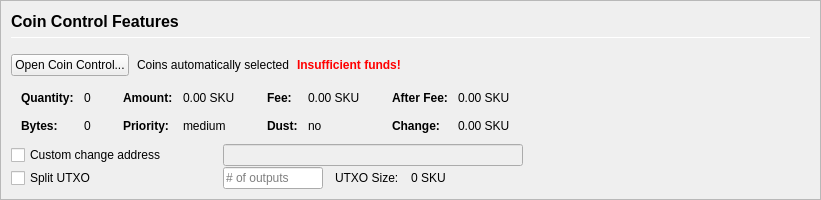
         <widget class="QFrame" name="frameCoinControl">
          <property name="sizePolicy">
           <sizepolicy hsizetype="Expanding" vsizetype="Expanding">
            <horstretch>0</horstretch>
            <verstretch>0</verstretch>
           </sizepolicy>
          </property>
          <property name="maximumSize">
           <size>
            <width>16777215</width>
            <height>16777215</height>
           </size>
          </property>
          <property name="frameShape">
           <enum>QFrame::StyledPanel</enum>
          </property>
          <property name="frameShadow">
           <enum>QFrame::Sunken</enum>
          </property>
          <layout class="QVBoxLayout" name="verticalLayoutCoinControl2">
           <property name="spacing">
            <number>0</number>
           </property>
           <property name="leftMargin">
            <number>0</number>
           </property>
           <property name="topMargin">
            <number>0</number>
           </property>
           <property name="rightMargin">
            <number>0</number>
           </property>
           <property name="bottomMargin">
            <number>0</number>
           </property>
           <item>
            <widget class="QFrame" name="frameCoinControl_BG">
             <layout class="QVBoxLayout" name="verticalLayoutCoinControl" stretch="0,0,0,0,0,0">
              <property name="spacing">
               <number>1</number>
              </property>
              <property name="leftMargin">
               <number>10</number>
              </property>
              <property name="topMargin">
               <number>10</number>
              </property>
              <item>
               <layout class="QHBoxLayout" name="horizontalLayoutCoinControl1">
                <property name="bottomMargin">
                 <number>15</number>
                </property>
                <item>
                 <layout class="QVBoxLayout" name="verticalLayout_3">
                  <property name="spacing">
                   <number>6</number>
                  </property>
                  <item>
                   <widget class="QLabel" name="labelCoinControlFeatures">
                    <property name="sizePolicy">
                     <sizepolicy hsizetype="Preferred" vsizetype="Maximum">
                      <horstretch>0</horstretch>
                      <verstretch>0</verstretch>
                     </sizepolicy>
                    </property>
                    <property name="minimumSize">
                     <size>
                      <width>0</width>
                      <height>20</height>
                     </size>
                    </property>
                    <property name="font">
                     <font>
                      <pointsize>12</pointsize>
                      <weight>75</weight>
                      <bold>true</bold>
                     </font>
                    </property>
                    <property name="styleSheet">
                     <string notr="true">font-weight:bold;</string>
                    </property>
                    <property name="text">
                     <string>Coin Control Features</string>
                    </property>
                   </widget>
                  </item>
                  <item>
                   <widget class="Line" name="line">
                    <property name="minimumSize">
                     <size>
                      <width>0</width>
                      <height>1</height>
                     </size>
                    </property>
                    <property name="maximumSize">
                     <size>
                      <width>16777215</width>
                      <height>1</height>
                     </size>
                    </property>
                    <property name="orientation">
                     <enum>Qt::Horizontal</enum>
                    </property>
                   </widget>
                  </item>
                 </layout>
                </item>
               </layout>
              </item>
              <item>
               <layout class="QHBoxLayout" name="horizontalLayoutCoinControl2" stretch="0,0,0,0">
                <property name="spacing">
                 <number>8</number>
                </property>
                <property name="bottomMargin">
                 <number>10</number>
                </property>
                <item>
                 <widget class="QPushButton" name="pushButtonCoinControl">
                  <property name="styleSheet">
                   <string notr="true"/>
                  </property>
                  <property name="text">
                   <string>Open Coin Control...</string>
                  </property>
                  <property name="autoDefault">
                   <bool>false</bool>
                  </property>
                 </widget>
                </item>
                <item>
                 <widget class="QLabel" name="labelCoinControlAutomaticallySelected">
                  <property name="text">
                   <string>Coins automatically selected</string>
                  </property>
                  <property name="margin">
                   <number>5</number>
                  </property>
                 </widget>
                </item>
                <item>
                 <widget class="QLabel" name="labelCoinControlInsuffFunds">
                  <property name="font">
                   <font>
                    <weight>75</weight>
                    <bold>true</bold>
                   </font>
                  </property>
                  <property name="styleSheet">
                   <string notr="true">color:red;font-weight:bold;</string>
                  </property>
                  <property name="text">
                   <string>Insufficient funds!</string>
                  </property>
                  <property name="margin">
                   <number>5</number>
                  </property>
                 </widget>
                </item>
                <item>
                 <spacer name="horizontalSpacerCoinControl">
                  <property name="orientation">
                   <enum>Qt::Horizontal</enum>
                  </property>
                  <property name="sizeHint" stdset="0">
                   <size>
                    <width>40</width>
                    <height>1</height>
                   </size>
                  </property>
                 </spacer>
                </item>
               </layout>
              </item>
              <item>
               <widget class="QWidget" name="widgetCoinControl" native="true">
                <property name="sizePolicy">
                 <sizepolicy hsizetype="Preferred" vsizetype="Preferred">
                  <horstretch>0</horstretch>
                  <verstretch>0</verstretch>
                 </sizepolicy>
                </property>
                <property name="minimumSize">
                 <size>
                  <width>0</width>
                  <height>0</height>
                 </size>
                </property>
                <property name="styleSheet">
                 <string notr="true"/>
                </property>
                <layout class="QHBoxLayout" name="horizontalLayoutCoinControl5">
                 <property name="leftMargin">
                  <number>0</number>
                 </property>
                 <property name="topMargin">
                  <number>0</number>
                 </property>
                 <property name="rightMargin">
                  <number>0</number>
                 </property>
                 <property name="bottomMargin">
                  <number>0</number>
                 </property>
                 <item>
                  <layout class="QHBoxLayout" name="horizontalLayoutCoinControl3" stretch="0,0,0,1">
                   <property name="spacing">
                    <number>20</number>
                   </property>
                   <property name="topMargin">
                    <number>0</number>
                   </property>
                   <property name="bottomMargin">
                    <number>10</number>
                   </property>
                   <item>
                    <layout class="QFormLayout" name="formLayoutCoinControl1">
                     <property name="horizontalSpacing">
                      <number>10</number>
                     </property>
                     <property name="verticalSpacing">
                      <number>14</number>
                     </property>
                     <property name="leftMargin">
                      <number>10</number>
                     </property>
                     <property name="topMargin">
                      <number>4</number>
                     </property>
                     <property name="rightMargin">
                      <number>6</number>
                     </property>
                     <item row="0" column="0">
                      <widget class="QLabel" name="labelCoinControlQuantityText">
                       <property name="font">
                        <font>
                         <weight>75</weight>
                         <bold>true</bold>
                        </font>
                       </property>
                       <property name="text">
                        <string>Quantity:</string>
                       </property>
                       <property name="margin">
                        <number>0</number>
                       </property>
                      </widget>
                     </item>
                     <item row="0" column="1">
                      <widget class="QLabel" name="labelCoinControlQuantity">
                       <property name="cursor">
                        <cursorShape>IBeamCursor</cursorShape>
                       </property>
                       <property name="contextMenuPolicy">
                        <enum>Qt::ActionsContextMenu</enum>
                       </property>
                       <property name="text">
                        <string notr="true">0</string>
                       </property>
                       <property name="margin">
                        <number>0</number>
                       </property>
                       <property name="textInteractionFlags">
                        <set>Qt::LinksAccessibleByMouse|Qt::TextSelectableByKeyboard|Qt::TextSelectableByMouse</set>
                       </property>
                      </widget>
                     </item>
                     <item row="1" column="0">
                      <widget class="QLabel" name="labelCoinControlBytesText">
                       <property name="font">
                        <font>
                         <weight>75</weight>
                         <bold>true</bold>
                        </font>
                       </property>
                       <property name="text">
                        <string>Bytes:</string>
                       </property>
                      </widget>
                     </item>
                     <item row="1" column="1">
                      <widget class="QLabel" name="labelCoinControlBytes">
                       <property name="cursor">
                        <cursorShape>IBeamCursor</cursorShape>
                       </property>
                       <property name="contextMenuPolicy">
                        <enum>Qt::ActionsContextMenu</enum>
                       </property>
                       <property name="text">
                        <string notr="true">0</string>
                       </property>
                       <property name="textInteractionFlags">
                        <set>Qt::LinksAccessibleByMouse|Qt::TextSelectableByKeyboard|Qt::TextSelectableByMouse</set>
                       </property>
                      </widget>
                     </item>
                    </layout>
                   </item>
                   <item>
                    <layout class="QFormLayout" name="formLayoutCoinControl2">
                     <property name="horizontalSpacing">
                      <number>10</number>
                     </property>
                     <property name="verticalSpacing">
                      <number>14</number>
                     </property>
                     <property name="leftMargin">
                      <number>6</number>
                     </property>
                     <property name="topMargin">
                      <number>4</number>
                     </property>
                     <property name="rightMargin">
                      <number>6</number>
                     </property>
                     <item row="0" column="0">
                      <widget class="QLabel" name="labelCoinControlAmountText">
                       <property name="font">
                        <font>
                         <weight>75</weight>
                         <bold>true</bold>
                        </font>
                       </property>
                       <property name="text">
                        <string>Amount:</string>
                       </property>
                       <property name="margin">
                        <number>0</number>
                       </property>
                      </widget>
                     </item>
                     <item row="0" column="1">
                      <widget class="QLabel" name="labelCoinControlAmount">
                       <property name="cursor">
                        <cursorShape>IBeamCursor</cursorShape>
                       </property>
                       <property name="contextMenuPolicy">
                        <enum>Qt::ActionsContextMenu</enum>
                       </property>
                       <property name="text">
                        <string notr="true">0.00 SKU</string>
                       </property>
                       <property name="textInteractionFlags">
                        <set>Qt::LinksAccessibleByMouse|Qt::TextSelectableByKeyboard|Qt::TextSelectableByMouse</set>
                       </property>
                      </widget>
                     </item>
                     <item row="1" column="0">
                      <widget class="QLabel" name="labelCoinControlPriorityText">
                       <property name="font">
                        <font>
                         <weight>75</weight>
                         <bold>true</bold>
                        </font>
                       </property>
                       <property name="text">
                        <string>Priority:</string>
                       </property>
                      </widget>
                     </item>
                     <item row="1" column="1">
                      <widget class="QLabel" name="labelCoinControlPriority">
                       <property name="cursor">
                        <cursorShape>IBeamCursor</cursorShape>
                       </property>
                       <property name="contextMenuPolicy">
                        <enum>Qt::ActionsContextMenu</enum>
                       </property>
                       <property name="text">
                        <string>medium</string>
                       </property>
                       <property name="textInteractionFlags">
                        <set>Qt::LinksAccessibleByMouse|Qt::TextSelectableByKeyboard|Qt::TextSelectableByMouse</set>
                       </property>
                      </widget>
                     </item>
                    </layout>
                   </item>
                   <item>
                    <layout class="QFormLayout" name="formLayoutCoinControl3">
                     <property name="horizontalSpacing">
                      <number>10</number>
                     </property>
                     <property name="verticalSpacing">
                      <number>14</number>
                     </property>
                     <property name="leftMargin">
                      <number>6</number>
                     </property>
                     <property name="topMargin">
                      <number>4</number>
                     </property>
                     <property name="rightMargin">
                      <number>6</number>
                     </property>
                     <item row="0" column="0">
                      <widget class="QLabel" name="labelCoinControlFeeText">
                       <property name="font">
                        <font>
                         <weight>75</weight>
                         <bold>true</bold>
                        </font>
                       </property>
                       <property name="text">
                        <string>Fee:</string>
                       </property>
                       <property name="margin">
                        <number>0</number>
                       </property>
                      </widget>
                     </item>
                     <item row="0" column="1">
                      <widget class="QLabel" name="labelCoinControlFee">
                       <property name="cursor">
                        <cursorShape>IBeamCursor</cursorShape>
                       </property>
                       <property name="contextMenuPolicy">
                        <enum>Qt::ActionsContextMenu</enum>
                       </property>
                       <property name="text">
                        <string notr="true">0.00 SKU</string>
                       </property>
                       <property name="textInteractionFlags">
                        <set>Qt::LinksAccessibleByMouse|Qt::TextSelectableByKeyboard|Qt::TextSelectableByMouse</set>
                       </property>
                      </widget>
                     </item>
                     <item row="1" column="0">
                      <widget class="QLabel" name="labelCoinControlLowOutputText">
                       <property name="font">
                        <font>
                         <weight>75</weight>
                         <bold>true</bold>
                        </font>
                       </property>
                       <property name="text">
                        <string>Dust:</string>
                       </property>
                      </widget>
                     </item>
                     <item row="1" column="1">
                      <widget class="QLabel" name="labelCoinControlLowOutput">
                       <property name="cursor">
                        <cursorShape>IBeamCursor</cursorShape>
                       </property>
                       <property name="contextMenuPolicy">
                        <enum>Qt::ActionsContextMenu</enum>
                       </property>
                       <property name="text">
                        <string>no</string>
                       </property>
                       <property name="textInteractionFlags">
                        <set>Qt::LinksAccessibleByMouse|Qt::TextSelectableByKeyboard|Qt::TextSelectableByMouse</set>
                       </property>
                      </widget>
                     </item>
                    </layout>
                   </item>
                   <item>
                    <layout class="QFormLayout" name="formLayoutCoinControl4">
                     <property name="horizontalSpacing">
                      <number>10</number>
                     </property>
                     <property name="verticalSpacing">
                      <number>14</number>
                     </property>
                     <property name="leftMargin">
                      <number>6</number>
                     </property>
                     <property name="topMargin">
                      <number>4</number>
                     </property>
                     <property name="rightMargin">
                      <number>6</number>
                     </property>
                     <item row="0" column="0">
                      <widget class="QLabel" name="labelCoinControlAfterFeeText">
                       <property name="font">
                        <font>
                         <weight>75</weight>
                         <bold>true</bold>
                        </font>
                       </property>
                       <property name="text">
                        <string>After Fee:</string>
                       </property>
                       <property name="margin">
                        <number>0</number>
                       </property>
                      </widget>
                     </item>
                     <item row="0" column="1">
                      <widget class="QLabel" name="labelCoinControlAfterFee">
                       <property name="cursor">
                        <cursorShape>IBeamCursor</cursorShape>
                       </property>
                       <property name="contextMenuPolicy">
                        <enum>Qt::ActionsContextMenu</enum>
                       </property>
                       <property name="text">
                        <string notr="true">0.00 SKU</string>
                       </property>
                       <property name="textInteractionFlags">
                        <set>Qt::LinksAccessibleByMouse|Qt::TextSelectableByKeyboard|Qt::TextSelectableByMouse</set>
                       </property>
                      </widget>
                     </item>
                     <item row="1" column="0">
                      <widget class="QLabel" name="labelCoinControlChangeText">
                       <property name="font">
                        <font>
                         <weight>75</weight>
                         <bold>true</bold>
                        </font>
                       </property>
                       <property name="text">
                        <string>Change:</string>
                       </property>
                      </widget>
                     </item>
                     <item row="1" column="1">
                      <widget class="QLabel" name="labelCoinControlChange">
                       <property name="cursor">
                        <cursorShape>IBeamCursor</cursorShape>
                       </property>
                       <property name="contextMenuPolicy">
                        <enum>Qt::ActionsContextMenu</enum>
                       </property>
                       <property name="text">
                        <string notr="true">0.00 SKU</string>
                       </property>
                       <property name="textInteractionFlags">
                        <set>Qt::LinksAccessibleByMouse|Qt::TextSelectableByKeyboard|Qt::TextSelectableByMouse</set>
                       </property>
                      </widget>
                     </item>
                    </layout>
                   </item>
                  </layout>
                 </item>
                </layout>
               </widget>
              </item>
              <item>
               <layout class="QHBoxLayout" name="horizontalLayoutCoinControl4">
                <property name="spacing">
                 <number>12</number>
                </property>
                <property name="sizeConstraint">
                 <enum>QLayout::SetDefaultConstraint</enum>
                </property>
                <property name="topMargin">
                 <number>0</number>
                </property>
                <property name="rightMargin">
                 <number>0</number>
                </property>
                <item>
                 <widget class="QCheckBox" name="checkBoxCoinControlChange">
                  <property name="sizePolicy">
                   <sizepolicy hsizetype="Preferred" vsizetype="Preferred">
                    <horstretch>0</horstretch>
                    <verstretch>0</verstretch>
                   </sizepolicy>
                  </property>
                  <property name="minimumSize">
                   <size>
                    <width>200</width>
                    <height>0</height>
                   </size>
                  </property>
                  <property name="maximumSize">
                   <size>
                    <width>200</width>
                    <height>16777215</height>
                   </size>
                  </property>
                  <property name="toolTip">
                   <string>If this is activated, but the change address is empty or invalid, change will be sent to a newly generated address.</string>
                  </property>
                  <property name="text">
                   <string>Custom change address</string>
                  </property>
                 </widget>
                </item>
                <item>
                 <widget class="QValidatedLineEdit" name="lineEditCoinControlChange">
                  <property name="enabled">
                   <bool>false</bool>
                  </property>
                  <property name="sizePolicy">
                   <sizepolicy hsizetype="Preferred" vsizetype="Preferred">
                    <horstretch>0</horstretch>
                    <verstretch>0</verstretch>
                   </sizepolicy>
                  </property>
                  <property name="minimumSize">
                   <size>
                    <width>300</width>
                    <height>0</height>
                   </size>
                  </property>
                 </widget>
                </item>
                <item>
                 <widget class="QLabel" name="labelCoinControlChangeLabel">
                  <property name="sizePolicy">
                   <sizepolicy hsizetype="Preferred" vsizetype="Preferred">
                    <horstretch>0</horstretch>
                    <verstretch>0</verstretch>
                   </sizepolicy>
                  </property>
                  <property name="minimumSize">
                   <size>
                    <width>100</width>
                    <height>0</height>
                   </size>
                  </property>
                  <property name="text">
                   <string/>
                  </property>
                  <property name="margin">
                   <number>3</number>
                  </property>
                 </widget>
                </item>
               </layout>
              </item>
              <item>
               <layout class="QHBoxLayout" name="horizontalLayoutCoinControl6">
                <property name="spacing">
                 <number>12</number>
                </property>
                <property name="rightMargin">
                 <number>0</number>
                </property>
                <item>
                 <widget class="QCheckBox" name="splitBlockCheckBox">
                  <property name="sizePolicy">
                   <sizepolicy hsizetype="Preferred" vsizetype="Preferred">
                    <horstretch>0</horstretch>
                    <verstretch>0</verstretch>
                   </sizepolicy>
                  </property>
                  <property name="minimumSize">
                   <size>
                    <width>200</width>
                    <height>0</height>
                   </size>
                  </property>
                  <property name="maximumSize">
                   <size>
                    <width>200</width>
                    <height>16777215</height>
                   </size>
                  </property>
                  <property name="text">
                   <string>Split UTXO</string>
                  </property>
                 </widget>
                </item>
                <item>
                 <widget class="QLineEdit" name="splitBlockLineEdit">
                  <property name="sizePolicy">
                   <sizepolicy hsizetype="Preferred" vsizetype="Preferred">
                    <horstretch>50</horstretch>
                    <verstretch>0</verstretch>
                   </sizepolicy>
                  </property>
                  <property name="minimumSize">
                   <size>
                    <width>100</width>
                    <height>0</height>
                   </size>
                  </property>
                  <property name="maximumSize">
                   <size>
                    <width>100</width>
                    <height>16777215</height>
                   </size>
                  </property>
                  <property name="placeholderText">
                   <string># of outputs</string>
                  </property>
                 </widget>
                </item>
                <item>
                 <widget class="QLabel" name="labelBlockSizeText">
                  <property name="text">
                   <string>UTXO Size:</string>
                  </property>
                 </widget>
                </item>
                <item>
                 <widget class="QLabel" name="labelBlockSize">
                  <property name="text">
                   <string>0 SKU</string>
                  </property>
                 </widget>
                </item>
                <item>
                 <spacer name="horizontalSpacer_7">
                  <property name="orientation">
                   <enum>Qt::Horizontal</enum>
                  </property>
                  <property name="sizeHint" stdset="0">
                   <size>
                    <width>40</width>
                    <height>20</height>
                   </size>
                  </property>
                 </spacer>
                </item>
               </layout>
              </item>
              <item>
               <spacer name="verticalSpacerCoinControl">
                <property name="orientation">
                 <enum>Qt::Vertical</enum>
                </property>
                <property name="sizeHint" stdset="0">
                 <size>
                  <width>800</width>
                  <height>1</height>
                 </size>
                </property>
               </spacer>
              </item>
             </layout>
            </widget>
           </item>
          </layout>
         </widget>
